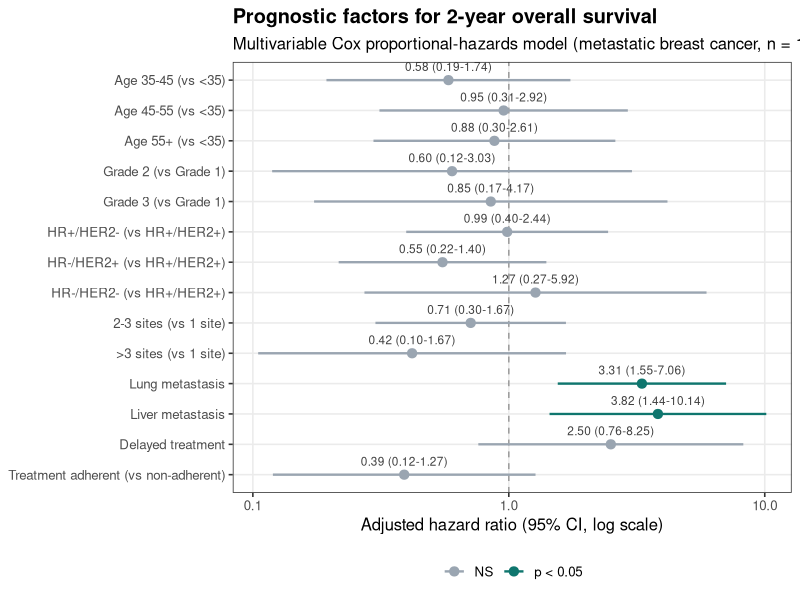

This chart was generated by the following R code:
# ============================================================
# Forest plot - prognostic factors for 2-year overall survival
# Data source: Data/cancer_data_imputed.Farhana.xlsx
# ------------------------------------------------------------
# Visualises the multivariable Cox model from Table 4
# (script_farhana.R): hazard ratios (95% CI) for overall
# survival within the 24-month (2-year) window.
#   Output: Graph/Fig_forest_prognostic_farhana.png
# ============================================================

library(readxl)
library(dplyr)
library(stringr)
library(forcats)
library(survival)
library(broom)
library(ggplot2)

raw <- read_excel("Data/cancer_data_imputed.Farhana.xlsx")
yn <- function(x) factor(str_to_title(as.character(x)), levels = c("No", "Yes"))

# ---- clean & derive (same as script_farhana.R) ----
dat <- raw %>%
  transmute(
    os_time = as.numeric(os_time),
    status2 = as.numeric(cs == "Death"),                       # event = death
    age_grp = factor(age_grp, levels = c("<35", "35-45", "45-55", "55+")),
    grade   = factor(grading, levels = c("Grade 1", "Grade 2", "Grade 3")),
    subtype = factor(clinical_subtype,
                     levels = c("HR+/HER2+", "HR+/HER2-", "HR-/HER2+", "HR-/HER2-")),
    burden  = case_when(
      str_detect(mburden, "^>3")  ~ ">3 sites",
      str_detect(mburden, "^2-3") ~ "2-3 sites",
      str_detect(mburden, "^1")   ~ "1 site",
      .default = NA_character_) %>% factor(levels = c("1 site", "2-3 sites", ">3 sites")),
    lung  = yn(Lung),
    liver = yn(Liver),
    delay = factor(str_to_title(delayrx), levels = c("No", "Yes")),   # No = reference
    skip  = factor(skip, levels = c("Non Adherent", "Adherent"))
  )

# ---- multivariable Cox model ----
cox_multi <- coxph(
  Surv(os_time, status2) ~ age_grp + grade + subtype + burden + lung + liver + delay + skip,
  data = dat)

# ---- tidy -> hazard ratios ----
term_labels <- c(
  "age_grp35-45"        = "Age 35-45 (vs <35)",
  "age_grp45-55"        = "Age 45-55 (vs <35)",
  "age_grp55+"          = "Age 55+ (vs <35)",
  "gradeGrade 2"        = "Grade 2 (vs Grade 1)",
  "gradeGrade 3"        = "Grade 3 (vs Grade 1)",
  "subtypeHR+/HER2-"    = "HR+/HER2- (vs HR+/HER2+)",
  "subtypeHR-/HER2+"    = "HR-/HER2+ (vs HR+/HER2+)",
  "subtypeHR-/HER2-"    = "HR-/HER2- (vs HR+/HER2+)",
  "burden2-3 sites"     = "2-3 sites (vs 1 site)",
  "burden>3 sites"      = ">3 sites (vs 1 site)",
  "lungYes"             = "Lung metastasis",
  "liverYes"            = "Liver metastasis",
  "delayYes"            = "Delayed treatment",
  "skipAdherent"        = "Treatment adherent (vs non-adherent)"
)

hr <- tidy(cox_multi, exponentiate = TRUE, conf.int = TRUE) %>%
  filter(is.finite(estimate), is.finite(conf.low), is.finite(conf.high)) %>%
  mutate(
    label = factor(term_labels[term], levels = rev(unname(term_labels))),
    sig   = ifelse(p.value < 0.05, "p < 0.05", "NS")
  )

# ---- forest plot ----
fp <- ggplot(hr, aes(x = estimate, y = label, colour = sig)) +
  geom_vline(xintercept = 1, linetype = "dashed", colour = "grey60") +
  geom_linerange(aes(xmin = conf.low, xmax = conf.high), linewidth = 0.8) +
  geom_point(size = 2.8) +
  geom_text(aes(label = sprintf("%.2f (%.2f-%.2f)", estimate, conf.low, conf.high)),
            vjust = -1, size = 3, colour = "grey25") +
  scale_x_log10() +
  scale_colour_manual(values = c("p < 0.05" = "#0f766e", "NS" = "#9aa5b1")) +
  labs(x = "Adjusted hazard ratio (95% CI, log scale)", y = NULL, colour = NULL,
       title = "Prognostic factors for 2-year overall survival",
       subtitle = "Multivariable Cox proportional-hazards model (metastatic breast cancer, n = 134)") +
  theme_bw(base_size = 12) +
  theme(legend.position = "bottom",
        plot.title = element_text(face = "bold"),
        panel.grid.minor = element_blank())

ggsave("Graph/Fig_forest_prognostic_farhana.png", fp, width = 10, height = 7.5, dpi = 300)
message("Saved -> Graph/Fig_forest_prognostic_farhana.png")
